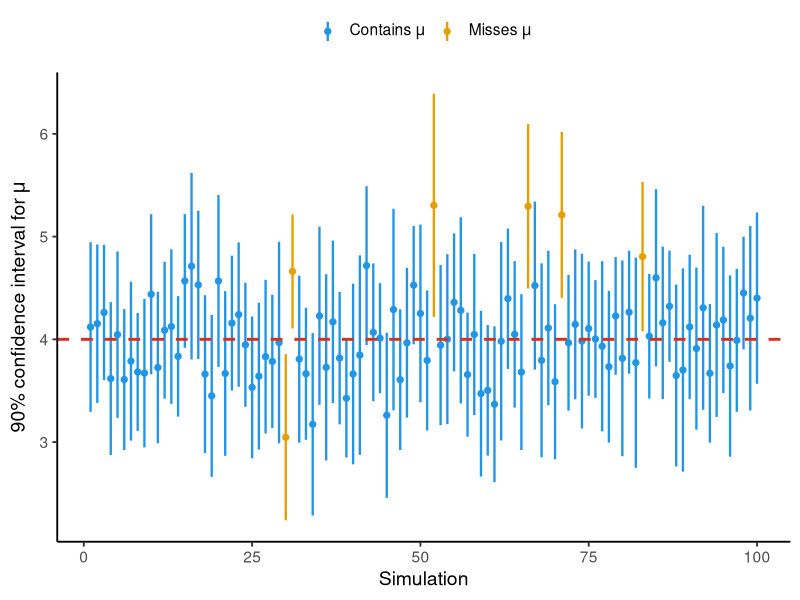

Generate this figure with R:
## ---- chunk 1
#| echo: false
#| include: false
library(ggplot2)

set.seed(4780)

# Simulation settings
alpha <- 0.10
mu <- 4
sigma <- 2
n <- 20                 # Assumed because n was not specified
B <- 10000              # Number of simulated samples

t_critical <- qt(
  1 - alpha / 2,
  df = n - 1
)

# Construct one confidence interval
construct_ci <- function() {
  
  y <- rnorm(
    n,
    mean = mu,
    sd = sigma
  )
  
  y_bar <- mean(y)
  s <- sd(y)
  
  margin_error <- t_critical * s / sqrt(n)
  
  c(
    estimate = y_bar,
    lower = y_bar - margin_error,
    upper = y_bar + margin_error
  )
}

# Repeat the experiment B times
simulation <- as.data.frame(
  t(replicate(B, construct_ci()))
)

simulation$simulation <- seq_len(B)

# Does each confidence interval contain the true mean?
simulation$covers_mu <- with(
  simulation,
  lower <= mu & mu <= upper
)

# Estimated coverage
estimated_coverage <- mean(simulation$covers_mu)

estimated_coverage
## ---- chunk 2
#| echo: false
# Select 100 confidence intervals for plotting
number_to_plot <- 100

plot_data <- simulation[seq_len(number_to_plot), ]

plot_data$status <- ifelse(
  plot_data$covers_mu,
  "Contains mu",
  "Misses mu"
)

plot_data$status <- factor(
  plot_data$status,
  levels = c("Contains mu", "Misses mu")
)

number_covering <- sum(plot_data$covers_mu)

ggplot(
  plot_data,
  aes(
    x = simulation,
    y = estimate,
    color = status
  )
) +
  geom_linerange(
    aes(
      ymin = lower,
      ymax = upper
    ),
    linewidth = 0.8
  ) +
  geom_point(size = 1.8) +
  geom_hline(
    yintercept = mu,
    color = "#D7301F",
    linetype = "dashed",
    linewidth = 1
  ) +
  scale_color_manual(
    values = c(
      "Contains mu" = "#2296E6",
      "Misses mu" = "#E69F00"
    ),
    labels = c(
      "Contains mu" = expression("Contains " * mu),
      "Misses mu" = expression("Misses " * mu)
    )
  ) +
  labs(
    # title = "Repeated 90% Confidence Intervals for the Population Mean",
    # subtitle = paste(
    #   number_covering,
    #   "of",
    #   number_to_plot,
    #   "intervals contain the true mean"
    # ),
    x = "Simulation",
    y = expression("90% confidence interval for " * mu),
    color = NULL
  ) +
  theme_classic(base_size = 14) +
  theme(
    legend.position = "top"
  )
